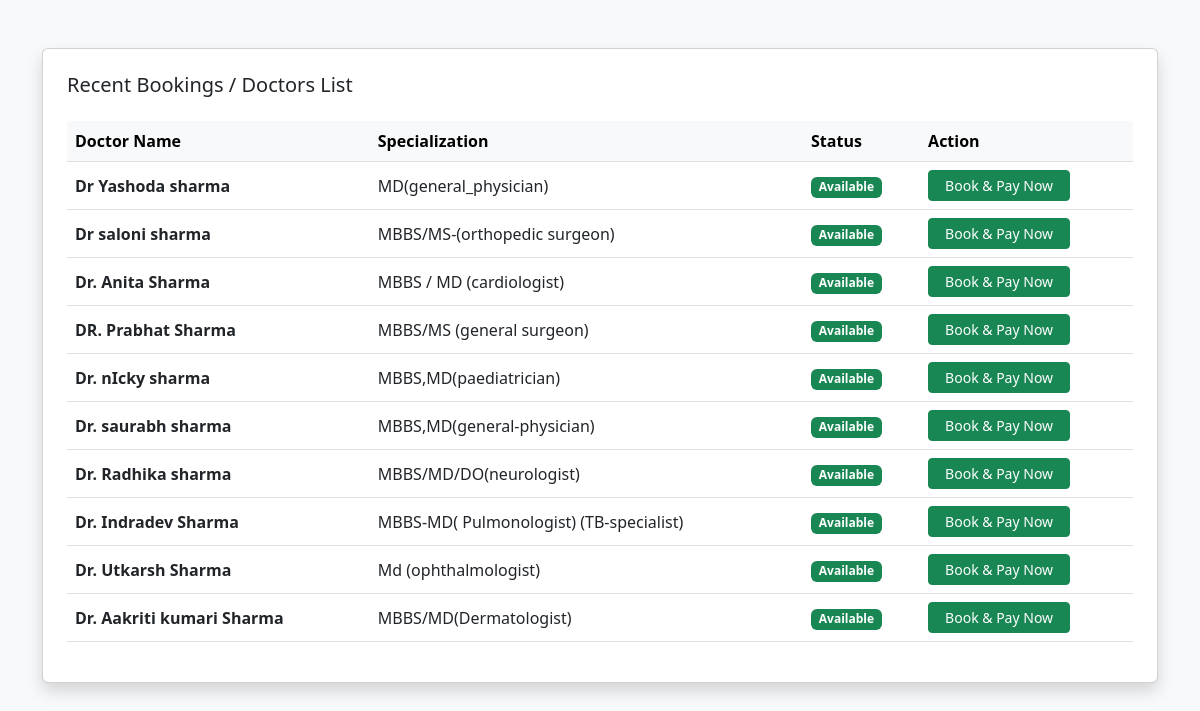
The page /appointment/book/ on the database its author committed.
### appointment/models.py (models this page shows, shortened)
class DoctorProfile(models.Model):
    name = models.CharField(max_length=100)
    specialization = models.CharField(max_length=100)

### appointment/views.py (the view)
# urls.py: path('book/', views.book_appointment, name='book_appointment'),
def book_appointment(request):
    if request.method == "POST":
        return redirect('/appointment/payment/1/')
    doctors = DoctorProfile.objects.all()
    return render(request, 'appointment/book.html', {'doctors': doctors})

### appointment/templates/appointment/book.html (shortened to what this page needs)
<!DOCTYPE html>
<html lang="en">
<head>
    <link href="https://cdn.jsdelivr.net/npm/bootstrap@5.3.0/dist/css/bootstrap.min.css" rel="stylesheet">
</head>
<body class="bg-light">
<div class="container mt-5">
    <div class="card shadow p-4">
        <h5 class="mb-4">Recent Bookings / Doctors List</h5>
        <div class="table-responsive">
            <table class="table table-hover align-middle">
                <thead class="table-light">
                    <tr>
                        <th>Doctor Name</th>
                        <th>Specialization</th>
                        <th>Status</th>
                        <th>Action</th>
                    </tr>
                </thead>
                <tbody>
                    {% for doc in doctors %}
                    <tr>
                        <td><strong>{{ doc.name }}</strong></td>
                        <td>{{ doc.specialization }}</td>
                        <td><span class="badge bg-success">Available</span></td>
                        <td>
                            <form method="POST" action="/appointment/book/">
                                <button type="submit" class="btn btn-sm btn-success px-3">
                                    Book & Pay Now
                                </button>
                            </form>
                        </td>
                    </tr>
                    {% empty %}
                    <tr><td colspan="4" class="text-center">No Doctors Found</td></tr>
                    {% endfor %}
                </tbody>
            </table>
        </div>
    </div>
</div>
</body>
</html>

### rows shown on the page
DoctorProfile: name "Dr Yashoda sharma", specialization "MD(general_physician)"
DoctorProfile: name "Dr saloni sharma", specialization "MBBS/MS-(orthopedic surgeon)"
DoctorProfile: name "Dr. Anita Sharma", specialization "MBBS / MD (cardiologist)"
DoctorProfile: name "DR. Prabhat Sharma", specialization "MBBS/MS (general surgeon)"
DoctorProfile: name "Dr. nIcky sharma", specialization "MBBS,MD(paediatrician)"
DoctorProfile: name "Dr. saurabh sharma", specialization "MBBS,MD(general-physician)"
DoctorProfile: name "Dr. Radhika sharma", specialization "MBBS/MD/DO(neurologist)"
DoctorProfile: name "Dr. Indradev Sharma", specialization "MBBS-MD( Pulmonologist) (TB-specialist)"
DoctorProfile: name "Dr. Utkarsh Sharma", specialization "Md (ophthalmologist)"
DoctorProfile: name "Dr. Aakriti kumari Sharma", specialization "MBBS/MD(Dermatologist)"
